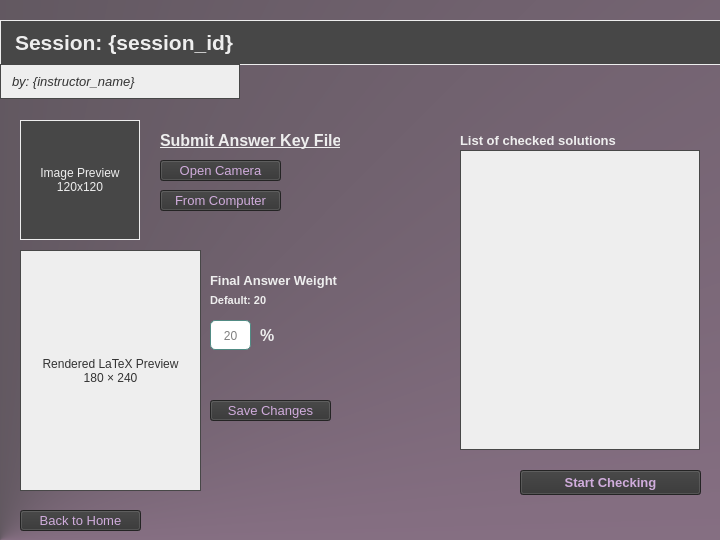
<?xml version="1.0" encoding="UTF-8"?>
<ui version="4.0">
 <class>Session</class>
 <widget class="QWidget" name="Session">
  <property name="geometry">
   <rect>
    <x>0</x>
    <y>0</y>
    <width>720</width>
    <height>540</height>
   </rect>
  </property>
  <property name="windowTitle">
   <string>Form</string>
  </property>
  <property name="styleSheet">
   <string notr="true">background-color:qconicalgradient(cx:0, cy:1, angle:159.4, stop:0 rgba(212, 161, 205, 255), stop:1 rgba(71, 71, 71, 255))</string>
  </property>
  <widget class="QLabel" name="label_session">
   <property name="geometry">
    <rect>
     <x>0</x>
     <y>20</y>
     <width>721</width>
     <height>45</height>
    </rect>
   </property>
   <property name="font">
    <font>
     <family>Arial</family>
     <pointsize>16</pointsize>
     <italic>false</italic>
     <bold>true</bold>
     <underline>false</underline>
    </font>
   </property>
   <property name="styleSheet">
    <string notr="true">background-color: rgb(71, 71, 71);
color: #eee;
border: 1px solid #eee;
padding: 8px</string>
   </property>
   <property name="text">
    <string>Session: {session_id}</string>
   </property>
  </widget>
  <widget class="QLabel" name="label_instructor">
   <property name="geometry">
    <rect>
     <x>0</x>
     <y>64</y>
     <width>240</width>
     <height>35</height>
    </rect>
   </property>
   <property name="font">
    <font>
     <family>Arial</family>
     <pointsize>10</pointsize>
     <italic>true</italic>
     <bold>false</bold>
    </font>
   </property>
   <property name="styleSheet">
    <string notr="true">background-color: #eee;
color: #333;
border: 1px solid rgb(71, 71, 71);
padding: 8px</string>
   </property>
   <property name="text">
    <string>by: {instructor_name}</string>
   </property>
   <property name="openExternalLinks">
    <bool>true</bool>
   </property>
  </widget>
  <widget class="QLabel" name="label_submit">
   <property name="geometry">
    <rect>
     <x>160</x>
     <y>120</y>
     <width>180</width>
     <height>41</height>
    </rect>
   </property>
   <property name="font">
    <font>
     <family>Arial</family>
     <pointsize>12</pointsize>
     <bold>true</bold>
     <underline>true</underline>
    </font>
   </property>
   <property name="styleSheet">
    <string notr="true">background-color: None;
color: #eee</string>
   </property>
   <property name="text">
    <string>Submit Answer Key File</string>
   </property>
   <property name="alignment">
    <set>Qt::AlignmentFlag::AlignLeading|Qt::AlignmentFlag::AlignLeft|Qt::AlignmentFlag::AlignVCenter</set>
   </property>
  </widget>
  <widget class="QPushButton" name="push_camera">
   <property name="geometry">
    <rect>
     <x>160</x>
     <y>160</y>
     <width>121</width>
     <height>21</height>
    </rect>
   </property>
   <property name="font">
    <font>
     <family>Arial</family>
     <pointsize>10</pointsize>
    </font>
   </property>
   <property name="styleSheet">
    <string notr="true">background-color: #333;
color: rgb(208, 172, 220)
</string>
   </property>
   <property name="text">
    <string>Open Camera</string>
   </property>
   <property name="checkable">
    <bool>false</bool>
   </property>
  </widget>
  <widget class="QPushButton" name="push_computer">
   <property name="geometry">
    <rect>
     <x>160</x>
     <y>190</y>
     <width>121</width>
     <height>21</height>
    </rect>
   </property>
   <property name="font">
    <font>
     <family>Arial</family>
     <pointsize>10</pointsize>
    </font>
   </property>
   <property name="styleSheet">
    <string notr="true">background-color: #333;
color: rgb(208, 172, 220)
</string>
   </property>
   <property name="text">
    <string>From Computer</string>
   </property>
   <property name="checkable">
    <bool>false</bool>
   </property>
  </widget>
  <widget class="QLabel" name="label_fa_weight">
   <property name="geometry">
    <rect>
     <x>210</x>
     <y>270</y>
     <width>180</width>
     <height>21</height>
    </rect>
   </property>
   <property name="font">
    <font>
     <family>Arial</family>
     <pointsize>10</pointsize>
     <bold>true</bold>
     <underline>false</underline>
    </font>
   </property>
   <property name="styleSheet">
    <string notr="true">background-color: None;
color: #eee</string>
   </property>
   <property name="text">
    <string>Final Answer Weight</string>
   </property>
   <property name="alignment">
    <set>Qt::AlignmentFlag::AlignLeading|Qt::AlignmentFlag::AlignLeft|Qt::AlignmentFlag::AlignVCenter</set>
   </property>
  </widget>
  <widget class="QLabel" name="label_default">
   <property name="geometry">
    <rect>
     <x>210</x>
     <y>290</y>
     <width>91</width>
     <height>21</height>
    </rect>
   </property>
   <property name="font">
    <font>
     <family>Arial</family>
     <pointsize>8</pointsize>
     <bold>true</bold>
     <underline>false</underline>
    </font>
   </property>
   <property name="styleSheet">
    <string notr="true">background-color: None;
color: #eee</string>
   </property>
   <property name="text">
    <string>Default: 20</string>
   </property>
   <property name="alignment">
    <set>Qt::AlignmentFlag::AlignLeading|Qt::AlignmentFlag::AlignLeft|Qt::AlignmentFlag::AlignVCenter</set>
   </property>
  </widget>
  <widget class="QLineEdit" name="edit_fa_weight">
   <property name="geometry">
    <rect>
     <x>210</x>
     <y>320</y>
     <width>41</width>
     <height>30</height>
    </rect>
   </property>
   <property name="styleSheet">
    <string notr="true">padding: 8px; 
border-radius: 5px; 
border: 1px solid rgb(81, 139, 132);
background-color: white</string>
   </property>
   <property name="text">
    <string/>
   </property>
   <property name="alignment">
    <set>Qt::AlignmentFlag::AlignCenter</set>
   </property>
   <property name="placeholderText">
    <string>20</string>
   </property>
  </widget>
  <widget class="QLabel" name="label_percent">
   <property name="geometry">
    <rect>
     <x>260</x>
     <y>320</y>
     <width>41</width>
     <height>31</height>
    </rect>
   </property>
   <property name="font">
    <font>
     <family>Arial</family>
     <pointsize>12</pointsize>
     <bold>true</bold>
     <underline>false</underline>
    </font>
   </property>
   <property name="styleSheet">
    <string notr="true">background-color: None;
color: #eee</string>
   </property>
   <property name="text">
    <string>%</string>
   </property>
   <property name="alignment">
    <set>Qt::AlignmentFlag::AlignLeading|Qt::AlignmentFlag::AlignLeft|Qt::AlignmentFlag::AlignVCenter</set>
   </property>
  </widget>
  <widget class="QLabel" name="label_image">
   <property name="geometry">
    <rect>
     <x>20</x>
     <y>120</y>
     <width>120</width>
     <height>120</height>
    </rect>
   </property>
   <property name="styleSheet">
    <string notr="true">border: 1px solid  #eee;
background-color: rgb(71, 71, 71);
color: #eee</string>
   </property>
   <property name="text">
    <string>Image Preview
120x120</string>
   </property>
   <property name="alignment">
    <set>Qt::AlignmentFlag::AlignCenter</set>
   </property>
  </widget>
  <widget class="QLabel" name="label_latex">
   <property name="geometry">
    <rect>
     <x>20</x>
     <y>250</y>
     <width>181</width>
     <height>241</height>
    </rect>
   </property>
   <property name="styleSheet">
    <string notr="true">border: 1px solid  rgb(71, 71, 71);
background-color: #eee;
color: #333</string>
   </property>
   <property name="text">
    <string>Rendered LaTeX Preview
180 × 240</string>
   </property>
   <property name="alignment">
    <set>Qt::AlignmentFlag::AlignCenter</set>
   </property>
  </widget>
  <widget class="QPushButton" name="push_save">
   <property name="geometry">
    <rect>
     <x>210</x>
     <y>400</y>
     <width>121</width>
     <height>21</height>
    </rect>
   </property>
   <property name="font">
    <font>
     <family>Arial</family>
     <pointsize>10</pointsize>
    </font>
   </property>
   <property name="styleSheet">
    <string notr="true">background-color: #333;
color: rgb(208, 172, 220)
</string>
   </property>
   <property name="text">
    <string>Save Changes</string>
   </property>
   <property name="checkable">
    <bool>false</bool>
   </property>
  </widget>
  <widget class="QTableView" name="table_list">
   <property name="geometry">
    <rect>
     <x>460</x>
     <y>150</y>
     <width>240</width>
     <height>300</height>
    </rect>
   </property>
   <property name="styleSheet">
    <string notr="true">border: 1px solid rgb(71, 71, 71);
background-color: #eee;
color: #333</string>
   </property>
  </widget>
  <widget class="QLabel" name="label_list">
   <property name="geometry">
    <rect>
     <x>460</x>
     <y>130</y>
     <width>241</width>
     <height>21</height>
    </rect>
   </property>
   <property name="font">
    <font>
     <family>Arial</family>
     <pointsize>10</pointsize>
     <bold>true</bold>
     <underline>false</underline>
    </font>
   </property>
   <property name="styleSheet">
    <string notr="true">background-color: None;
color: #eee</string>
   </property>
   <property name="text">
    <string>List of checked solutions</string>
   </property>
   <property name="alignment">
    <set>Qt::AlignmentFlag::AlignLeading|Qt::AlignmentFlag::AlignLeft|Qt::AlignmentFlag::AlignVCenter</set>
   </property>
  </widget>
  <widget class="QPushButton" name="push_start">
   <property name="geometry">
    <rect>
     <x>520</x>
     <y>470</y>
     <width>181</width>
     <height>25</height>
    </rect>
   </property>
   <property name="font">
    <font>
     <family>Arial</family>
     <pointsize>10</pointsize>
     <bold>true</bold>
    </font>
   </property>
   <property name="styleSheet">
    <string notr="true">background-color: #333;
color: rgb(208, 172, 220)
</string>
   </property>
   <property name="text">
    <string>Start Checking</string>
   </property>
   <property name="checkable">
    <bool>false</bool>
   </property>
  </widget>
  <widget class="QPushButton" name="push_back">
   <property name="geometry">
    <rect>
     <x>20</x>
     <y>510</y>
     <width>121</width>
     <height>21</height>
    </rect>
   </property>
   <property name="font">
    <font>
     <family>Arial</family>
     <pointsize>10</pointsize>
    </font>
   </property>
   <property name="styleSheet">
    <string notr="true">background-color: #333;
color: rgb(208, 172, 220)
</string>
   </property>
   <property name="text">
    <string>Back to Home</string>
   </property>
   <property name="checkable">
    <bool>false</bool>
   </property>
  </widget>
 </widget>
 <resources/>
 <connections/>
</ui>
